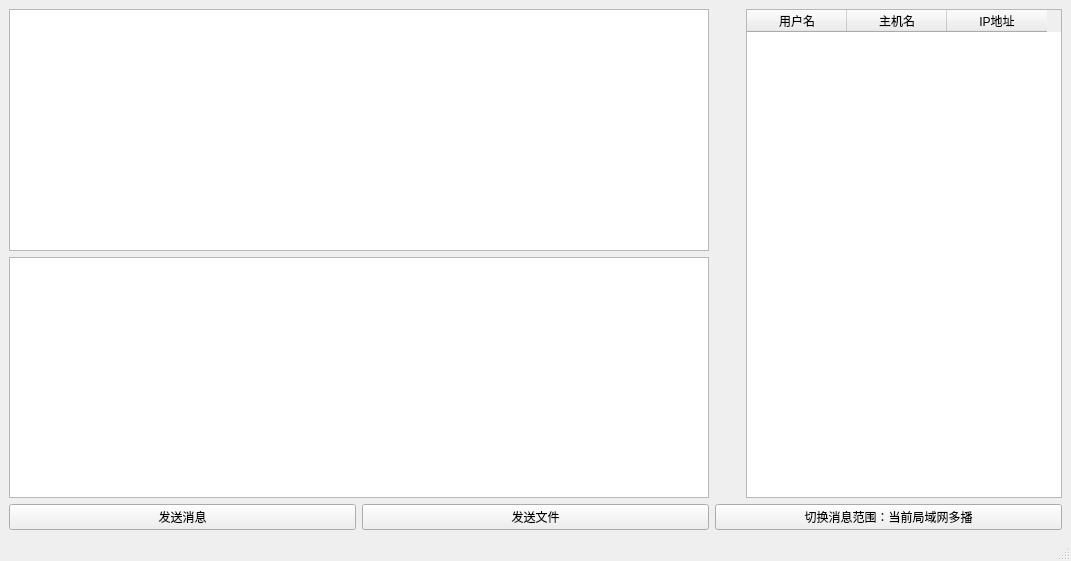
<?xml version="1.0" encoding="UTF-8"?>
<ui version="4.0">
 <class>ChatRoom</class>
 <widget class="QMainWindow" name="ChatRoom">
  <property name="geometry">
   <rect>
    <x>0</x>
    <y>0</y>
    <width>1071</width>
    <height>561</height>
   </rect>
  </property>
  <property name="windowTitle">
   <string>局域网聊天室</string>
  </property>
  <widget class="QWidget" name="centralwidget">
   <layout class="QGridLayout" name="gridLayout">
    <item row="1" column="0" colspan="2">
     <widget class="QTextEdit" name="messageTextEdit"/>
    </item>
    <item row="2" column="0">
     <widget class="QPushButton" name="sendMessageButton">
      <property name="text">
       <string>发送消息</string>
      </property>
     </widget>
    </item>
    <item row="2" column="1">
     <widget class="QPushButton" name="sendFileButton">
      <property name="text">
       <string>发送文件</string>
      </property>
     </widget>
    </item>
    <item row="0" column="2" rowspan="2" alignment="Qt::AlignRight">
     <widget class="QTableWidget" name="userTableWidget">
      <property name="sizeAdjustPolicy">
       <enum>QAbstractScrollArea::AdjustToContents</enum>
      </property>
      <property name="selectionMode">
       <enum>QAbstractItemView::SingleSelection</enum>
      </property>
      <property name="selectionBehavior">
       <enum>QAbstractItemView::SelectRows</enum>
      </property>
      <column>
       <property name="text">
        <string>用户名</string>
       </property>
      </column>
      <column>
       <property name="text">
        <string>主机名</string>
       </property>
      </column>
      <column>
       <property name="text">
        <string>IP地址</string>
       </property>
      </column>
     </widget>
    </item>
    <item row="0" column="0" colspan="2">
     <widget class="QTextBrowser" name="messageTextBrowser"/>
    </item>
    <item row="2" column="2">
     <widget class="QPushButton" name="switchCastTypeButton">
      <property name="text">
       <string>切换消息范围：当前局域网多播</string>
      </property>
     </widget>
    </item>
   </layout>
  </widget>
  <widget class="QStatusBar" name="statusbar"/>
 </widget>
 <resources/>
 <connections/>
</ui>
